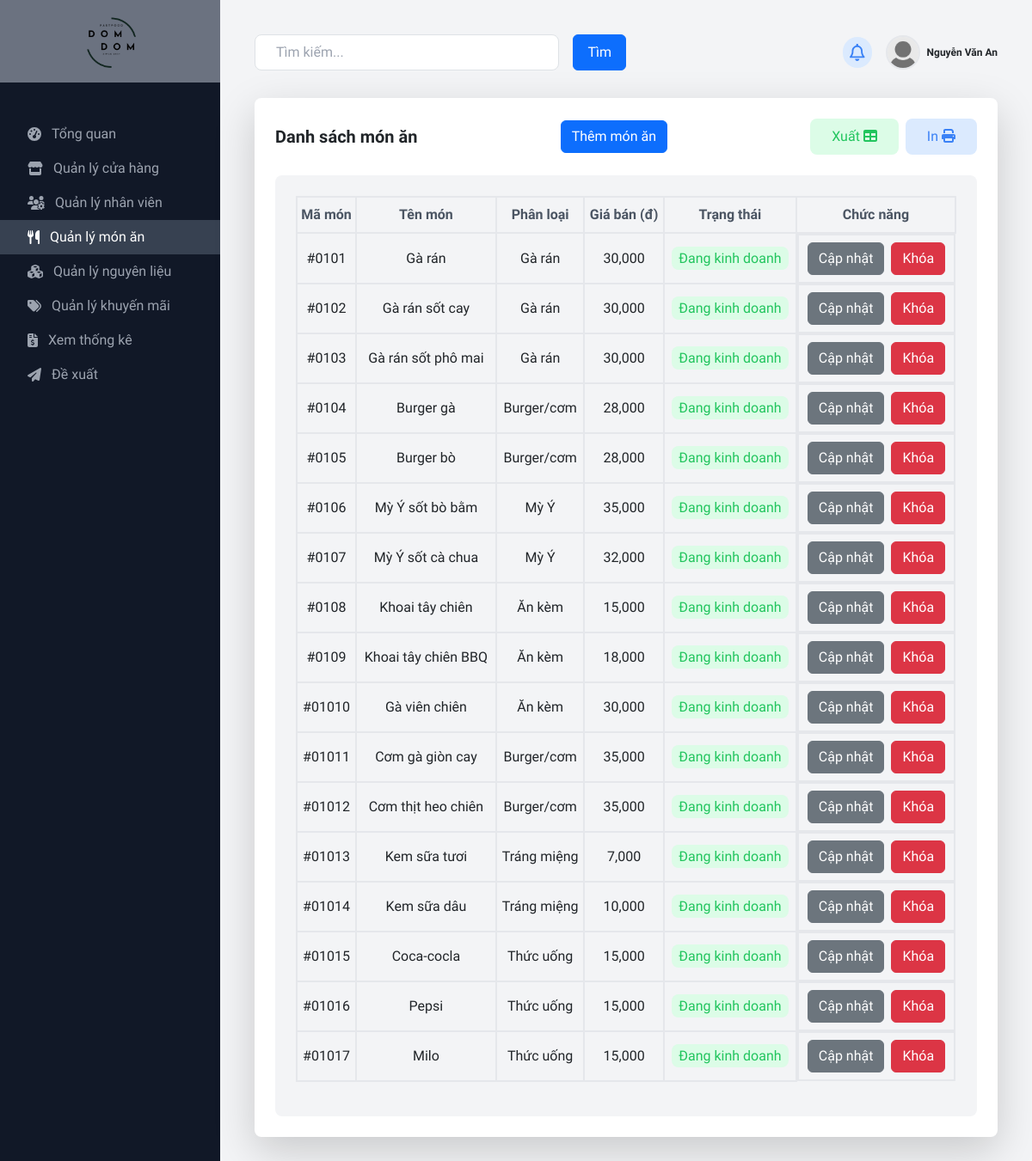
Page /view/page/admin/index.php?i=dish (signed in) on the earlier database version.
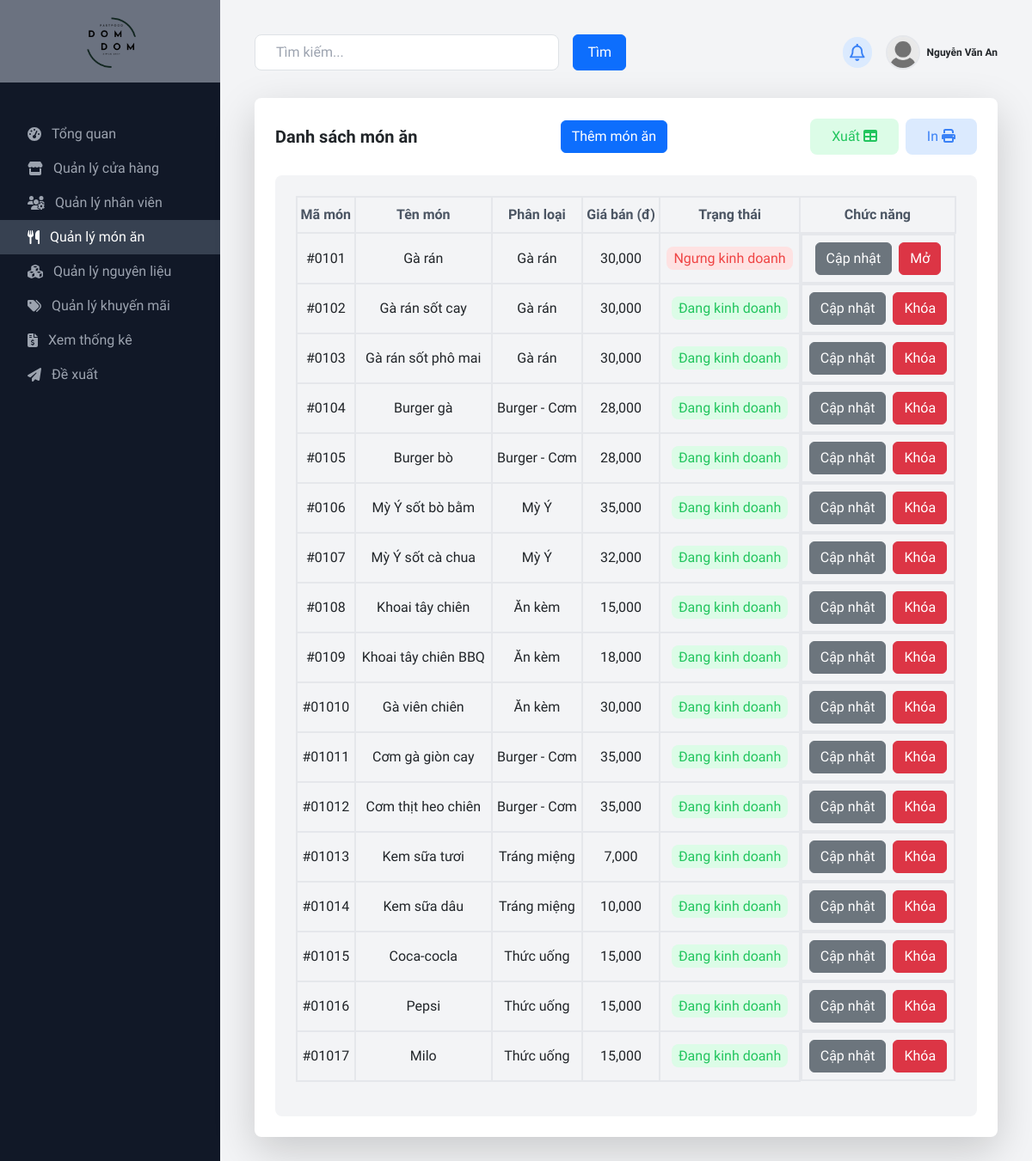
Same page on the later database version.
### tables this page shows
CREATE TABLE `dish` (
  `dishID` int(5) NOT NULL,
  `dishName` varchar(100) NOT NULL,
  `dishCategory` varchar(50) NOT NULL,
  `price` decimal(11,2) NOT NULL,
  `businessStatus` int(1) NOT NULL DEFAULT 1,
  `availabilityStatus` int(1) NOT NULL DEFAULT 1,
  `description` text DEFAULT NULL,
  `preparationProcess` text DEFAULT NULL,
  `image` varchar(50) NOT NULL
);

### model/mDishes.php (called while the page is built, shortened)
<?php
class mDishes
{
    public function mGetAllDish()
    {
        $db = new Database;
        $conn = $db->connect();
        $sql = "SELECT * FROM dish";
        if ($conn != null)
            return $conn->query($sql);
        return 0;
    }
}

### controller/cDishes.php (called while the page is built, shortened)
<?php
class cDishes extends mDishes
{
    public function cGetAllDish()
    {
        if ($this->mGetAllDish() != 0) {
            $result = $this->mGetAllDish();
            return $result;
        } return 0;
    }
}

### view/page/admin/dish/index.php (the view, shortened to what this page needs)
<div class="grid grid-cols-1 md:grid-cols-1 gap-6 mt-8">
    <div class="bg-white p-6 rounded-lg shadow-lg mb-6">
        <div class="flex justify-between items-center mb-4">
            <h2 class="text-xl font-semibold">
                Danh sách món ăn
            </h2>
            <div class="flex items-center">
                <button type="submit" class="btn btn-primary" data-bs-toggle="modal" data-bs-target="#insertModal">Thêm món ăn</button>
            </div>
            <div class="flex items-center">
                <button class="btn bg-green-100 text-green-500 py-2 px-4 rounded-lg mr-1 hover:bg-green-500 hover:text-white" id="export">Xuất <i class="fa-solid fa-table"></i></button>
                <button class="btn bg-blue-100 text-blue-500 py-2 px-4 rounded-lg ml-1 hover:bg-blue-500 hover:text-white" id="print">In <i class="fa-solid fa-print"></i></button>
            </div>
        </div>
        <div class="h-fit bg-gray-100 rounded-lg p-6">
            <form action="" method="POST" enctype="multipart/form-data">
                <table class="text-base w-full text-center" id="dishTable">
                    <thead>
                        <tr>
                            <th class="text-gray-600 border-2 py-2">Mã món</th>
                            <th class="text-gray-600 border-2 py-2">Tên món</th>
                            <th class="text-gray-600 border-2 py-2">Phân loại</th>
                            <th class="text-gray-600 border-2 py-2">Giá bán (đ)</th>
                            <th class="text-gray-600 border-2 py-2">Trạng thái</th>
                            <th class="text-gray-600 border-2 py-2">Chức năng</th>
                        </tr>
                    </thead>
                    <tbody>
                        <?php
                        $ctrl = new cDishes;
                        if ($ctrl->cGetAllDish() != 0) {
                            $result = $ctrl->cGetAllDish();
                            while ($row = $result->fetch_assoc()) {
                                echo "
                    <tr>
                        <td class='py-2 border-2'>#010" . $row["dishID"] . "</td>
                        <td class='py-2 border-2'>" . $row["dishName"] . "</td>
                        <td class='py-2 border-2'>" . $row["dishCategory"] . "</td>
                        <td class='py-2 border-2'>" . str_replace(".00", "", number_format($row["price"], "2", ".", ",")) . "</td>
                        <td class='py-2 border-2'><span class='bg-" . ($row["businessStatus"] == 1 ? "green" : "red") . "-100 text-" . ($row["businessStatus"] == 1 ? "green" : "red") . "-500 py-1 px-2 rounded-lg'>" . ($row["businessStatus"] == 1 ? "Đang kinh doanh" : "Ngưng kinh doanh") . "</span></td>
                        <td class='py-2 border-2 flex justify-center'>
                            <button type='submit' class='btn btn-secondary mr-1' name='btncapnhat' value='" . $row["dishID"] . "'>Cập nhật</button>
                            <button type='submit' class='btn btn-danger ml-1' name='btnkhoa' value='" . $row["dishID"] . "'>" . ($row["businessStatus"] == 1 ? "Khóa" : "Mở") . "</button>
                        </td>
                    </tr>";
                            }
                        }
                        ?>
                    </tbody>
                </table>
            </form>
        </div>
    </div>
</div>

### view/page/admin/index.php (shortened to what this page needs)
<html lang="en">
<head>
    <link href="../../css/all.css" rel="stylesheet" />
    <link href="../../css/bootstrap.min.css" rel="stylesheet">
    <script src="../../js/tailwindcss.js"></script>
</head>
<?php
include("../../../controller/cDishes.php");
?>
<body class="bg-gray-900" style="scroll-behavior: smooth; font-family: 'Playwrite DE Grund', cursive;">
    <div class="flex flex-col md:flex-row" id="container">
        <div class=" w-full md:w-64" id="left">
            <div class="flex items-center justify-center h-20 w-full bg-gray-500 py-5">
                <a href="index.php">
                    <img src="../../../images/logo-nobg.png" alt="Logo" class="size-20">
                </a>
            </div>
            <nav class="mt-10">
                <a class="flex items-center py-2 px-8 text-gray-400 hover:bg-gray-700 hover:text-white adnav" id="admin" href="index.php">
                    <i class="fas fa-tachometer-alt mr-3"></i>Tổng quan
                </a>
                <a class="flex items-center py-2 px-8 text-gray-400 hover:bg-gray-700 hover:text-white adnav" id="store" href="index.php?i=store">
                    <i class="fa-solid fa-store mr-3"></i>Quản lý cửa hàng
                </a>
                <a class="flex items-center py-2 px-8 text-gray-400 hover:bg-gray-700 hover:text-white adnav" id="employee" href="index.php?i=employee">
                    <i class="fa-solid fa-users-gear mr-3"></i></i>Quản lý nhân viên
                </a>
                <a class="flex items-center py-2 px-8 text-gray-400 hover:bg-gray-700 hover:text-white adnav" id="dish" href="index.php?i=dish">
                    <i class="fa-solid fa-utensils mr-3"></i>Quản lý món ăn
                </a>
                <a class="flex items-center py-2 px-8 text-gray-400 hover:bg-gray-700 hover:text-white adnav" id="ingredient" href="index.php?i=ingredient">
                    <i class="fa-solid fa-cubes mr-3"></i>Quản lý nguyên liệu
                </a>
                <a class="flex items-center py-2 px-8 text-gray-400 hover:bg-gray-700 hover:text-white adnav" id="promotion" href="index.php?i=promotion">
                    <i class="fa-solid fa-tags mr-3"></i>Quản lý khuyến mãi
                </a>
                <a class="flex items-center py-2 px-8 text-gray-400 hover:bg-gray-700 hover:text-white adnav" id="revenue" href="index.php?i=revenue">
                    <i class="fa-solid fa-file-invoice-dollar mr-3"></i>Xem thống kê
                </a>
                <a class="flex items-center py-2 px-8 text-gray-400 hover:bg-gray-700 hover:text-white adnav" id="proposal" href="index.php?i=proposal">
                    <i class="fa-solid fa-paper-plane mr-3"></i>Đề xuất
                </a>
            </nav>
        </div>
        <div class="bg-gray-100 flex-1 p-6 pb-2 md:p-10" id="right">
            <div class="flex justify-between items-center mb-6 hover:cursor-pointer">
                <div class="relative w-1/2 flex">
                    <input class="w-full py-2 px-4 mr-2 rounded-lg border border-gray-300" placeholder="Tìm kiếm..." type="text" />
                    <button type="submit" class="btn btn-primary ml-2 px-3">Tìm</button>
                </div>
                <div class="flex items-center hover:cursor-pointer">
                    <div class="ml-4 bg-blue-100 text-blue-500 p-2 rounded-full text-xl hover:bg-red-500 hover:text-white">
                        <i class="fa-regular fa-bell"></i>
                    </div>
                    <div class="ml-4 flex items-center relative user-container">
                        <img alt="User Avatar" class="rounded-full mr-1 border-solid border-2" height="40" width="40" src="../../../images/user.png" />
                        <span class="text-xs font-bold ml-1">
                            <?php
                            echo $_SESSION["userName"];
                            ?>
                        </span>
                    </div>
                </div>
            </div>
            <?php
            $i = "";
            if (isset($_REQUEST["i"])) {
                $i = $_REQUEST["i"];
            } else {
                $i = "home";
            }
            if ($i != "home") {
                require("" . $_REQUEST["i"] . "/index.php");
            } else {
                require("home/index.php");
            }
            ?>
        </div>
    </div>
</body>
</html>

### view/page/admin/index.php (style rules this page uses)
.activeAd { background-color: rgb(55 65 81); color: #FFF !important; }

Differences in the rows shown:
changed dish id 1: businessStatus "Đang kinh doanh Khóa" → "Ngưng kinh doanh Mở"
changed dish "Burger gà": dishCategory "Burger/cơm" → "Burger - Cơm"
changed dish "Burger bò": dishCategory "Burger/cơm" → "Burger - Cơm"
changed dish "Cơm gà giòn cay": dishCategory "Burger/cơm" → "Burger - Cơm"
changed dish "Cơm thịt heo chiên": dishCategory "Burger/cơm" → "Burger - Cơm"
